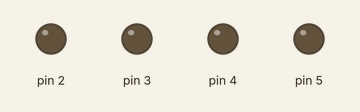
This sketch was run on a simulated Arduino Uno, built with avr-gcc and run on an emulated ATmega328P. Shown: output pins drawn as LEDs (lit = HIGH).

Above: at 1.0 s.
At 3.0 s:
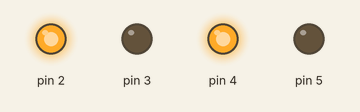
At 6.0 s:
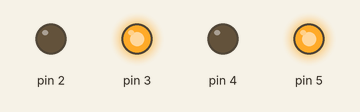
Timing chart, 0 to 7.8 s (numbered marks = the images above):
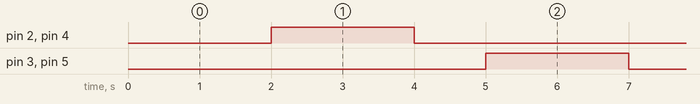

Measured:
- by itself, pin 2–5: alternates HIGH for 2.0 s and LOW for 4.0 s
- by itself, everything shown: repeats every 6.0 s, in 4 steps

The sketch:

S2_State_Machine_Lightshow.ino
```cpp
/*
 * Code author: Jeremy Carleton
 * This code was used in the demo showing how to
 * use a state machine to control a lightshow
 *
 * To see the code being demonstrated, watch
 * session 2 of the workshop series here:
 * https://www.youtube.com/watch?v=hzs0jgZLPTU&list=PLfmzHX29KVv_cbdHYJD3cuvoo_Valq8us&index=3
 */

enum States {off, odd, even} state;
bool next_state; // 0 means odd, 1 means even
int SM_time; // counts time in seconds, since the duration
		          // for each state is a multiple of 1 second

// Map LED number to pin number
// LED 0 uses pin 5, LED 1 uses pin 4, etc
int GetPinFromNum(int LED_num) {
  return 5 - LED_num;
}

void setup()
{
  pinMode(2, OUTPUT);
  pinMode(3, OUTPUT);
  pinMode(4, OUTPUT);
  pinMode(5, OUTPUT);
  state = off; // set initial state
  next_state = 0; // first lights to flash will be odd
  SM_time = 0;
}


void loop()
{

  // Switch statements are used in most state machines
  // to control the code that is executed based on the
  // current state
  switch(state) {
    // A case is a possible value of state
    case off:
      for (int i=0; i<4; ++i) { digitalWrite(GetPinFromNum(i),0); }
      // Note the fancy syntax used to conditionally assign
      // state with one of two values
      if (SM_time >= 1) {
        state = next_state ? even : odd;
        SM_time = 0;
      }
    // Use break to indicate the end of a case
    break;
    case odd:
      digitalWrite(GetPinFromNum(1),1);
      digitalWrite(GetPinFromNum(3),1);
      if (SM_time >= 2) {
        state = off;
        SM_time = 0;
        next_state = 1;
      }
    break;
    case even:
      digitalWrite(GetPinFromNum(0),1);
      digitalWrite(GetPinFromNum(2),1);
      if (SM_time >= 2) {
        state = off;
        SM_time = 0;
        next_state = 0;
      }
    break;
    // The default case should never execute here
    // If it does, there is a bug
    default: break;

  }
  // After performing the actions required for the current state,
  // advance the time and repeat
  SM_time++;
  delay(1000);
}
```
